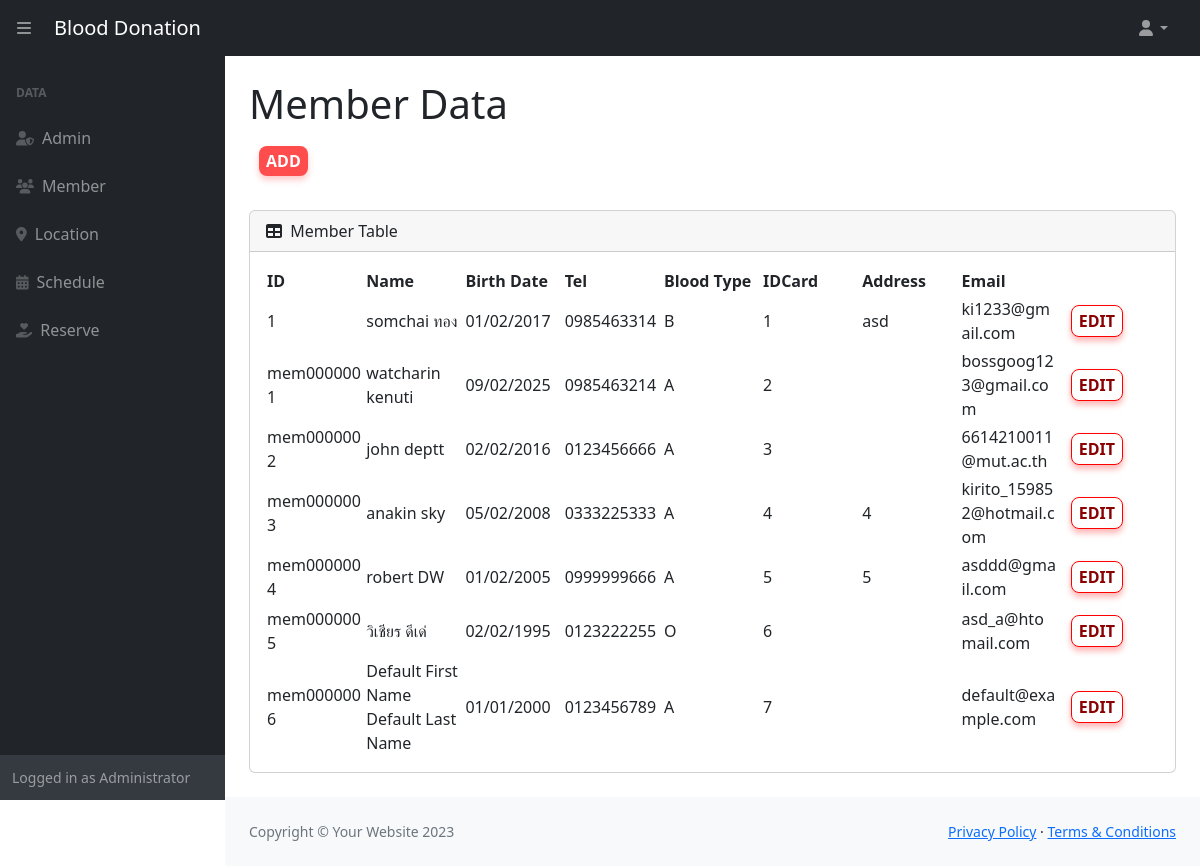
Page /screen/member_Table.php (signed in) on the committed database.
### tables this page shows
CREATE TABLE `member` (
  `member_id` varchar(11) NOT NULL,
  `member_fname` varchar(50) NOT NULL,
  `member_lname` varchar(50) NOT NULL,
  `member_birth_date` date NOT NULL,
  `member_tel` varchar(10) NOT NULL,
  `member_cardID` varchar(13) NOT NULL,
  `member_address` varchar(150) NOT NULL,
  `member_blood_type` varchar(2) NOT NULL,
  `member_email` varchar(50) NOT NULL,
  `member_password` varchar(50) NOT NULL
);

### db/db.php (called while the page is built, shortened)
<?php
$link = mysqli_connect('localhost','root','','blood_donation') or die('Cannot database');
mysqli_set_charset ($link,'utf8');
function get($sql)
{
    global $link;
    $res = mysqli_query($link,$sql);
    return mysqli_fetch_all($res,MYSQLI_ASSOC);
}
?>

### screen/member_Table.php (the view, shortened to what this page needs)
<?php
include('../db/db.php');
include('../component/header.php');
?>
                <main>
                    <div class="container-fluid px-4">
                        <h1 class="mt-4">Member Data</h1>
                        <ol class="breadcrumb mb-4">
                            <li class="breadcrumb-item"><a class="btn add-btn" href="member_Form.php">Add</a></li>
                        </ol>
                        <div class="card mb-4">
                            <div class="card-header">
                                <i class="fas fa-table me-1"></i>
                                Member Table
                            </div>
                            <div class="card-body">
                                <table id="datatablesSimple">
                                    <thead>
                                        <tr>
                                            <th>ID</th>
                                            <th>Name</th>
                                            <th>Birth Date</th>
                                            <th>Tel</th>
                                            <th>Blood Type</th>
                                            <th>IDCard</th>
                                            <th>Address</th>
                                            <th>Email</th>
                                            <th></th>
                                        </tr>
                                    </thead>
                                    <tbody>
                                        <?php
                                            $sql = "SELECT * FROM member";
                                            $result = get($sql);
                                            if($result !== false)
                                            {
                                                foreach($result as $row)
                                                {
                                                    echo "<tr>";
                                                    echo "<td>".$row['member_id']."</td>";
                                                    echo "<td>".$row['member_fname']." ".$row['member_lname']."</td>";
                                                    echo "<td>".date('d/m/Y', strtotime($row['member_birth_date']))."</td>";
                                                    echo "<td>".$row['member_tel']."</td>";
                                                    echo "<td>".$row['member_blood_type']."</td>";
                                                    echo "<td>".$row['member_cardID']."</td>";
                                                    echo "<td>".$row['member_address']."</td>";
                                                    echo "<td>".$row['member_email']."</td>";
                                                    echo "<td>
                                                    <a class='btn edit-btn' href='member_Form.php?id=".$row['member_id']."'>Edit</a>
                                                    </td>";
                                                    echo "</tr>";
                                                }
                                            }
                                        ?>
                                    </tbody>
                                </table>
                            </div>
                        </div>
                    </div>
                </main>
<?php
include('../component/footer.php');
?>

### css/styles2.css (style rules this page uses)
.btn { padding: 3px 7px; border: none; border-radius: 8px; font-size: 16px; font-weight: bold; cursor: pointer; transition: all 0.3s ease; text-transform: uppercase; margin: 10px; }
.add-btn { background-color: #ff4d4d; color: white; box-shadow: 0 4px 6px rgba(255, 77, 77, 0.3); }
.edit-btn { background-color: white; color: darkred; border: 1px solid red; box-shadow: 0 4px 6px rgba(255, 0, 0, 0.3); }
table { table-layout: fixed; width: 100%; }

### rows in the picture
member: member_id "1", member_fname "somchai", member_lname "ทอง", member_birth_date "01/02/2017", member_tel "0985463314", member_blood_type "B", member_cardID "1", member_address "asd", member_email "ki1233@gmail.com"
member: member_id "mem0000001", member_fname "watcharin", member_lname "kenuti", member_birth_date "09/02/2025", member_tel "0985463214", member_blood_type "A", member_cardID "2", member_email "bossgoog123@gmail.com"
member: member_id "mem0000002", member_fname "john", member_lname "deptt", member_birth_date "02/02/2016", member_tel "0123456666", member_blood_type "A", member_cardID "3", member_email "6614210011@mut.ac.th"
member: member_id "mem0000003", member_fname "anakin", member_lname "sky", member_birth_date "05/02/2008", member_tel "0333225333", member_blood_type "A", member_cardID "4", member_address "4", member_email "kirito_159852@hotmail.com"
member: member_id "mem0000004", member_fname "robert", member_lname "DW", member_birth_date "01/02/2005", member_tel "0999999666", member_blood_type "A", member_cardID "5", member_address "5", member_email "asddd@gmail.com"
member: member_id "mem0000005", member_fname "วิเชียร", member_lname "ดีเด่", member_birth_date "02/02/1995", member_tel "0123222255", member_blood_type "O", member_cardID "6", member_email "asd_a@htomail.com"
member: member_id "mem0000006", member_fname "Default First Name", member_lname "Default Last Name", member_birth_date "01/01/2000", member_tel "0123456789", member_blood_type "A", member_cardID "7", member_email "default@example.com"
